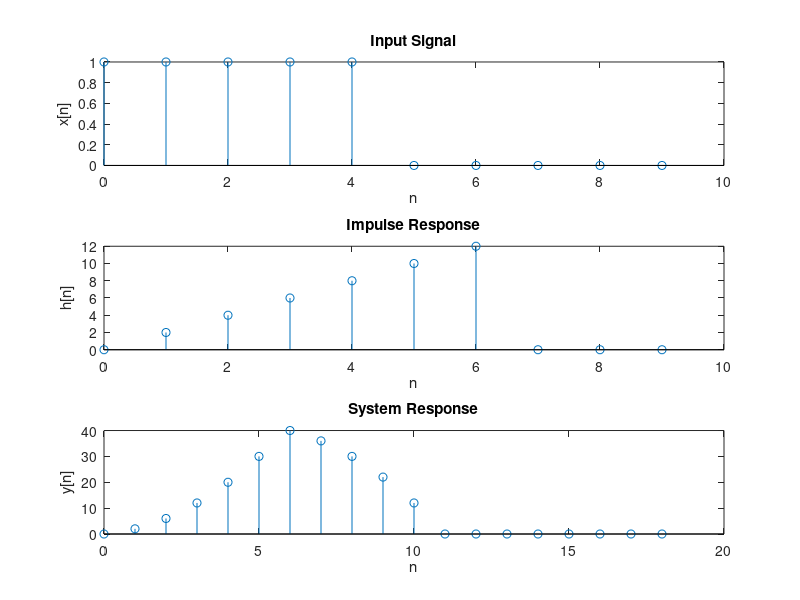

Recreate this plot in MATLAB.
% Given sequences
x = [1, 1, 1, 1, 1, 0, 0, 0, 0, 0];  
h = [0, 2, 4, 6, 8, 10, 12, 0, 0, 0];

y = conv(x, h);


n = 0:9;

subplot(3,1,1);
stem(n, x);
xlabel('n');
ylabel('x[n]');
title('Input Signal');

subplot(3,1,2);
stem(n, h);
xlabel('n');
ylabel('h[n]');
title('Impulse Response');

subplot(3,1,3);
stem(0:length(y)-1, y);
xlabel('n');
ylabel('y[n]');
title('System Response');